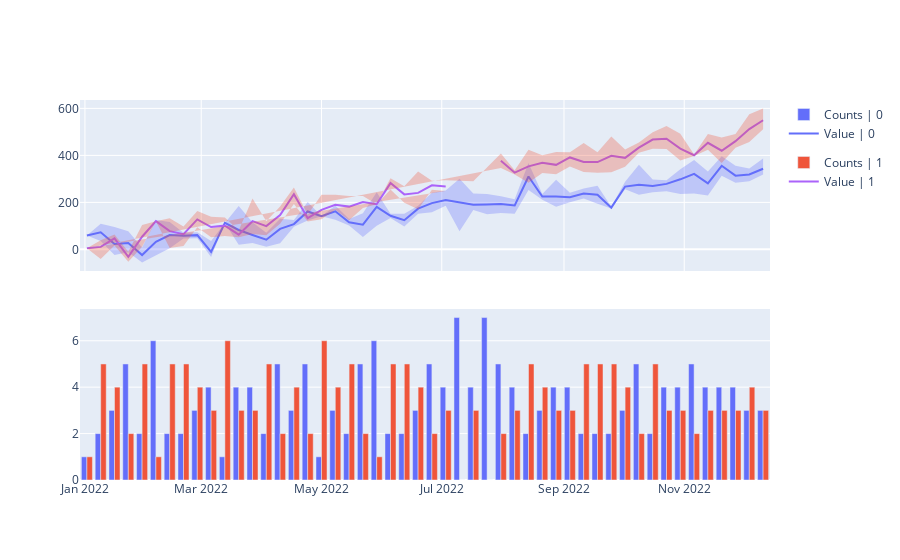

This figure's notebook cell:
### Code cell
plot_value_and_counts(df, 'Value', 'Binary')
